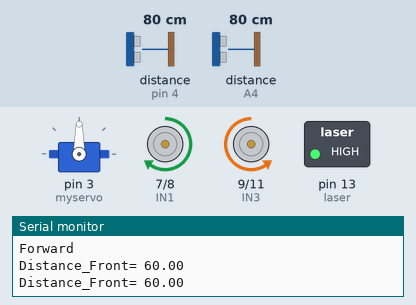
A sketch run on a simulated Arduino Uno, built with avr-gcc and run on an emulated ATmega328P. Shown: servo, motor-driver pin pairs drawn as motors (green arrow = first pin HIGH = forward, orange = second pin HIGH = backward, longer = more drive, scaled by the enable pin), switched loads named in the sketch (green lamp = pin HIGH), the last lines printed to the serial monitor. The test bench sets the inputs (shaded band); at power-on: distance to the obstacle (sensors on pin 4, A4) 80 cm. The echo pulse lasts 58.3 µs per cm.

Above: at 1.2 s.
1.3 s: distance to the obstacle (sensor on pin 4) set to 63 cm
4.3 s: distance to the obstacle (sensor on pin 4) set to 57 cm
At 4.85 s:
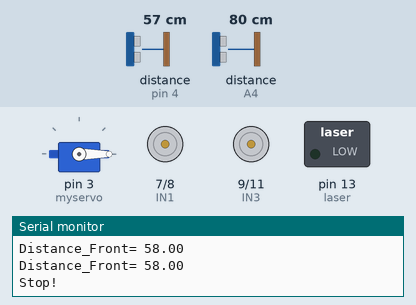
10.3 s: distance to the obstacle (sensor on pin 4) set to 120 cm
At 11.08 s:
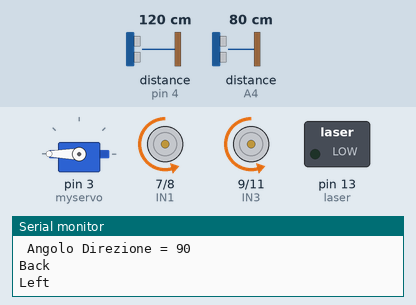
13.3 s: distance to the obstacle (sensor on pin 4) set to 2 cm
At 14.44 s:
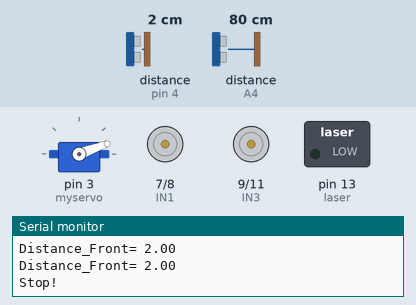
Timing chart, 0 to 17.3 s (numbered marks = the images above; inputs shaded):
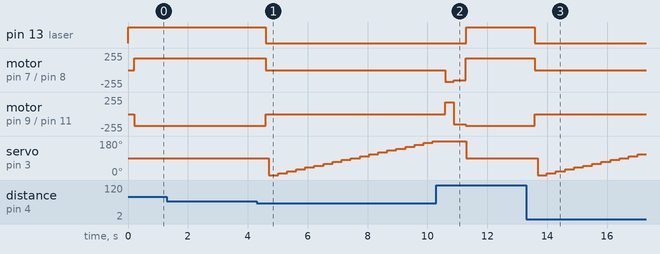

The sketch:

Obstacle_Avoidance_Car_VR_Sonar__Direction_v3.0.ino
```cpp
//Valerio.raminelli@tin.it
//version with front obstacle detection
//including check direction with sonar on servo

#include <Wire.h>
#include <TimeLib.h>
#include <DS1307RTC.h>
#include <Servo.h>  //servo library
Servo myservo;      // create servo object to control servo

#include <NewPing.h>

#define TRIGGER_PIN A5 //13 //A5//12  // Arduino pin tied to trigger pin on the ultrasonic sensor.
#define ECHO_PIN    A4 //11 //A4// 11  // Arduino pin tied to echo pin on the ultrasonic sensor.
#define MAX_DISTANCE 60 // Maximum distance we want to ping for (in centimeters). Maximum sensor distance is rated at 400-500cm.

#define TRIGGER_FrontPIN  2     //A5//13 //A5//12  // Arduino pin tied to trigger pin on the ultrasonic sensor.
#define ECHO_FrontPIN     4    //A4//11 //A4// 11  // Arduino pin tied to echo pin on the ultrasonic sensor.
#define MAX_DISTANCE_Front 60 // Maximum dist
#define laser 13
NewPing sonar(TRIGGER_PIN, ECHO_PIN, MAX_DISTANCE); // NewPing setup of pins and maximum distance.
NewPing sonar_Front(TRIGGER_FrontPIN, ECHO_FrontPIN, MAX_DISTANCE_Front); // NewPing setup of pins and maximum distance.

#define ENA 5
#define ENB 6
#define IN1 7
#define IN2 8
#define IN3 9
#define IN4 11

#define carSpeed 200 //200 Normal speed, max speed 250
#define X 100

float rightDistance = 0, leftDistance = 0, middleDistance = 0, frontDistance=0;
long int sonar_midle_ang [190];
float newDirection=90;
bool obstacle;


void forward(int acc){
  analogWrite(ENA, carSpeed+acc);
  analogWrite(ENB, carSpeed+acc);
  digitalWrite(IN1, HIGH);
  digitalWrite(IN2, LOW);
  digitalWrite(IN3, LOW);
  digitalWrite(IN4, HIGH);
  Serial.println("Forward");
}

void back(int acc) {
  analogWrite(ENA, carSpeed+acc);
  analogWrite(ENB, carSpeed+acc);
  digitalWrite(IN1, LOW);
  digitalWrite(IN2, HIGH);
  digitalWrite(IN3, HIGH);
  digitalWrite(IN4, LOW);
  Serial.println("Back");
}

void left(int acc) {
  analogWrite(ENA, carSpeed+acc);
  analogWrite(ENB, carSpeed+acc);
  digitalWrite(IN1, LOW);
  digitalWrite(IN2, HIGH);
  digitalWrite(IN3, LOW);
  digitalWrite(IN4, HIGH);
  Serial.println("Left");
}

void left10(int acc) {
  analogWrite(ENA, carSpeed+acc);
  analogWrite(ENB, carSpeed+acc);
  digitalWrite(IN1, LOW);
  digitalWrite(IN2, HIGH);
  digitalWrite(IN3, LOW);
  digitalWrite(IN4, HIGH);
  Serial.println("Left10");
}


void left45(int acc) {
  analogWrite(ENA, carSpeed+acc);
  analogWrite(ENB, carSpeed+acc);
  digitalWrite(IN1, LOW);
  digitalWrite(IN2, HIGH);
  digitalWrite(IN3, LOW);
  digitalWrite(IN4, HIGH);
  Serial.println("Left45");
}

void right(int acc) {
  analogWrite(ENA, carSpeed+acc);
  analogWrite(ENB, carSpeed+acc);
  digitalWrite(IN1, HIGH);
  digitalWrite(IN2, LOW);
  digitalWrite(IN3, HIGH);
  digitalWrite(IN4, LOW);
  Serial.println("Right");
}

void right10(int acc) {
  analogWrite(ENA, carSpeed+acc);
  analogWrite(ENB, carSpeed+acc);
  digitalWrite(IN1, HIGH);
  digitalWrite(IN2, LOW);
  digitalWrite(IN3, HIGH);
  digitalWrite(IN4, LOW);
  Serial.println("Right10");
}

void right45(int acc) {
  analogWrite(ENA, carSpeed+acc);
  analogWrite(ENB, carSpeed+acc);
  digitalWrite(IN1, HIGH);
  digitalWrite(IN2, LOW);
  digitalWrite(IN3, HIGH);
  digitalWrite(IN4, LOW);
  Serial.println("Right45");
}

void stop() {
  digitalWrite(ENA, LOW);
  digitalWrite(ENB, LOW);
  Serial.println("Stop!");
}

//Ultrasonic distance measurement Sub function for Sonar 180 degree check ultrasound
int Distance_test()  {
  float Fdistance=0 ,FFDistance=0;
  unsigned int uS = sonar.ping(); // Send ping, get ping time in microseconds (uS).
  Fdistance= uS / US_ROUNDTRIP_CM;

 if (Fdistance>0)
   {
     FFDistance = Fdistance;
   }
   else
   {
     FFDistance = 60;
  }

 // Serial.print("Fdistance_Test= ");
 // Serial.print(FFDistance);
 // Serial.println();
 // delay(200);
  return FFDistance;
}


//Ultrasonic distance measurement Sub function for Front check ultrasound
int Distance_Front() {
 float Fdistance_Front, FFDistance_Front;
obstacle=false;
 unsigned int uS_Front = sonar_Front.ping(); // Send ping, get ping time in microseconds (uS).
 Fdistance_Front= uS_Front / US_ROUNDTRIP_CM;
 digitalWrite(laser,HIGH);

 if (Fdistance_Front > 0)
   {
     FFDistance_Front = Fdistance_Front;
     obstacle=true;
   }

   else
   {
     FFDistance_Front = 60;
      obstacle=false;
  }
 Serial.print("Distance_Front= ");
 Serial.print(FFDistance_Front);
 Serial.println();
 delay(X);
 digitalWrite(laser,LOW);
 return (int)FFDistance_Front;
}

void Sonar()         {
         // float iDirection=0;
         // float alfa_i=0;
          int i=0;
          int count=0;
        //  int major=0;
        //  int imax=0;
        //  int Di=0;
          myservo.write(90); //Angulare between 90-180 RX direction. Angular between 0-90 SX direction
          delay(X);
          // routine per azzerare array
             for ( count=0; count<=180; count=count+10)
            {
              sonar_midle_ang[count] = 0;
            }

          //Research Sonar for Free Field avaiable

            for (i=0; i<=180;i=i+10){
                        myservo.write(i);
                        delay(X);
                        middleDistance=Distance_test();
                        delay(X);
                        middleDistance=abs(middleDistance);
                        sonar_midle_ang[i] = middleDistance;//Array che contiene x= [la distanza] rispetto all'angolo "i" di visuale, se la distanza è maggiore di 60cm ritorna 60
                        delay(X);
            // Serial.print ("sonar i= ");
              //          Serial.print(i);
                //        Serial.print("  middledistance=");
                  //      Serial.print(middleDistance);
                    //       Serial.println();
                    //    delay(200);

            }

}

 int Direction()     {
  long int count=0;
   long int i,Di,D;
   float iDirection=0;
   float alfa_i=0;
   Sonar();
          // routine per simulare una distanza fissa
           for ( count=0; count<=180; count=count+10)
            {
             // Serial.println(sonar_midle_ang[count]);
            }

  i=0;
  Di=0;
  D=0;
      for (i=0; i<=180;i=i+10)
            {

                        Di=sonar_midle_ang[i]+Di;
                      //  Serial.println();
                      // Serial.print(" i = ");
                      // Serial.print(i);
                      //  Serial.println();
                      // Serial.print(" Di = ");
                      // Serial.print(Di);
            }
D=Di;
i=0;
Di=0;
alfa_i=0;
      for (i=0; i<=180;i=i+10)
            {
                        Di=sonar_midle_ang[i];
                        if ( i==0) alfa_i=(Di*1)+alfa_i;
                        if (i!=0) alfa_i=(Di*i)+alfa_i;

                      //alfa_i=(Di*i)+alfa_i;
            }
                  //     delay(200);


                  //      Serial.println();
                  //      Serial.print(" alfa_i = ");
                  //      Serial.print(alfa_i);


                  //     Serial.println();
                  //     Serial.print(" D TOT= ");
                  //     Serial.print(D);
                  //      Serial.println();

                       Di=alfa_i/D;
                      Serial.print(" Angolo Direzione = ");
                        Serial.print(Di);
                         Serial.println();
                      //  delay(200);
                        iDirection=Di;
                       // Serial.println();
                       // Serial.print(" Sonar iDirection = alfa TOT/Di TOT ");
                       // Serial.print(iDirection);
        delay(X);

       return iDirection;   //direzione da prendere per evitare ostacolo
}

void setup()         {
  pinMode(laser,OUTPUT);
  myservo.attach(3,700,2400);  // attach servo on pin 3 to servo object
  myservo.write(90);
  Serial.begin(9600);
 // Direction();

  pinMode(IN1, OUTPUT);
  pinMode(IN2, OUTPUT);
  pinMode(IN3, OUTPUT);
  pinMode(IN4, OUTPUT);
  pinMode(ENA, OUTPUT);
  pinMode(ENB, OUTPUT);

   myservo.write(90);//setservo position according to scaled value
  // frontDistance  = Distance_Front();
  // middleDistance= Distance_test();


}

void loop()

{
  myservo.write(90);
  Distance_Front();
  //forward(-20);
  //delay(X);
   int i=0;

       if (Distance_Front() < 60 || obstacle){
                  stop();

              newDirection= Direction();//Direction() restituisce l'angolo dove il sonar ha rilevato la direzione da prendere piu libera

                if ( (newDirection <90) && (newDirection>0)){
                    // la macchina deve girare a Dx dell'angolo corrispondente a newDirection
                   i=0;
                    for (i=0;i<=newDirection;i=i+10){
                       right10(-75);
                       delay (X);
                    }

                  }
                    else if ( (newDirection >90) && (newDirection <180)){
                        i=0;
                    for (i=0;i<=newDirection;i=i+10){
                       left10(-75);
                       delay (X);
                    }
                      }
                        else if ( newDirection==0 || obstacle   ) {
                            back(-50);
                            delay(X+X+X);
                            left(-45);
                            delay(X+X+X);
                          }
                          delay(X);
                          }
     forward(-25);
}
```

Measured:
- the behaviour switches between 61 and 60 cm on distance to the obstacle (sensor on pin 4) (found by bisection; images 0 and 1)
- after the input at 4.3 s, pin 13 (laser): HIGH → LOW after 0.31 s; motor on pin 7 (IN1) / pin 8 (IN2): forward 175/255 → stopped after 0.31 s
- after the input at 10.3 s, pin 13 (laser): goes on until 11.3 s, then stays HIGH; motor on pin 7 (IN1) / pin 8 (IN2): goes on until 11.3 s, then stays forward 175/255; motor on pin 9 (IN3) / pin 11 (IN4): goes on until 11.3 s, then stays backward 175/255; servo on pin 3 (myservo): goes on until 11.3 s, then stays 90°
- after the input at 13.3 s, pin 13 (laser): HIGH → LOW after 0.28 s; motor on pin 7 (IN1) / pin 8 (IN2): forward 175/255 → stopped after 0.28 s
